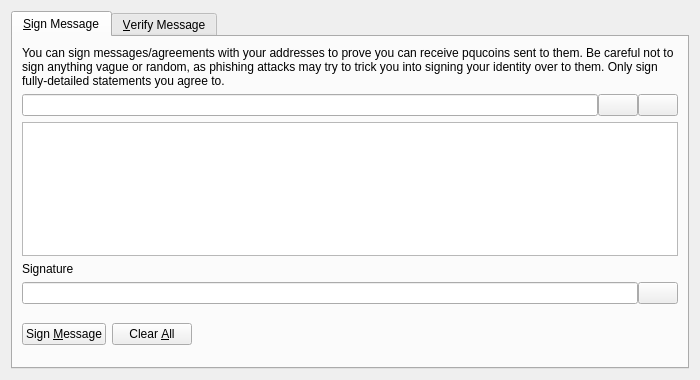
<?xml version="1.0" encoding="UTF-8"?>
<ui version="4.0">
 <class>SignVerifyMessageDialog</class>
 <widget class="QDialog" name="SignVerifyMessageDialog">
  <property name="geometry">
   <rect>
    <x>0</x>
    <y>0</y>
    <width>700</width>
    <height>380</height>
   </rect>
  </property>
  <property name="windowTitle">
   <string>Signatures - Sign / Verify a Message</string>
  </property>
  <property name="modal">
   <bool>true</bool>
  </property>
  <layout class="QVBoxLayout" name="verticalLayout">
   <item>
    <widget class="QTabWidget" name="tabWidget">
     <property name="currentIndex">
      <number>0</number>
     </property>
     <widget class="QWidget" name="tabSignMessage">
      <attribute name="title">
       <string>&amp;Sign Message</string>
      </attribute>
      <layout class="QVBoxLayout" name="verticalLayout_SM">
       <item>
        <widget class="QLabel" name="infoLabel_SM">
         <property name="text">
          <string>You can sign messages/agreements with your addresses to prove you can receive pqucoins sent to them. Be careful not to sign anything vague or random, as phishing attacks may try to trick you into signing your identity over to them. Only sign fully-detailed statements you agree to.</string>
         </property>
         <property name="textFormat">
          <enum>Qt::PlainText</enum>
         </property>
         <property name="wordWrap">
          <bool>true</bool>
         </property>
        </widget>
       </item>
       <item>
        <layout class="QHBoxLayout" name="horizontalLayout_1_SM">
         <property name="spacing">
          <number>0</number>
         </property>
         <item>
          <widget class="QValidatedLineEdit" name="addressIn_SM">
           <property name="toolTip">
            <string>The Pqucoin address to sign the message with</string>
           </property>
          </widget>
         </item>
         <item>
          <widget class="QPushButton" name="addressBookButton_SM">
           <property name="toolTip">
            <string>Choose previously used address</string>
           </property>
           <property name="text">
            <string/>
           </property>
           <property name="icon">
            <iconset resource="../bitcoin.qrc">
             <normaloff>:/icons/address-book</normaloff>:/icons/address-book</iconset>
           </property>
           <property name="shortcut">
            <string>Alt+A</string>
           </property>
           <property name="autoDefault">
            <bool>false</bool>
           </property>
          </widget>
         </item>
         <item>
          <widget class="QPushButton" name="pasteButton_SM">
           <property name="toolTip">
            <string>Paste address from clipboard</string>
           </property>
           <property name="text">
            <string/>
           </property>
           <property name="icon">
            <iconset resource="../bitcoin.qrc">
             <normaloff>:/icons/editpaste</normaloff>:/icons/editpaste</iconset>
           </property>
           <property name="shortcut">
            <string>Alt+P</string>
           </property>
           <property name="autoDefault">
            <bool>false</bool>
           </property>
          </widget>
         </item>
        </layout>
       </item>
       <item>
        <widget class="QPlainTextEdit" name="messageIn_SM">
         <property name="toolTip">
          <string>Enter the message you want to sign here</string>
         </property>
        </widget>
       </item>
       <item>
        <widget class="QLabel" name="signatureLabel_SM">
         <property name="text">
          <string>Signature</string>
         </property>
         <property name="textFormat">
          <enum>Qt::PlainText</enum>
         </property>
        </widget>
       </item>
       <item>
        <layout class="QHBoxLayout" name="horizontalLayout_2_SM">
         <property name="spacing">
          <number>0</number>
         </property>
         <item>
          <widget class="QLineEdit" name="signatureOut_SM">
           <property name="font">
            <font>
             <italic>true</italic>
            </font>
           </property>
           <property name="readOnly">
            <bool>true</bool>
           </property>
          </widget>
         </item>
         <item>
          <widget class="QPushButton" name="copySignatureButton_SM">
           <property name="toolTip">
            <string>Copy the current signature to the system clipboard</string>
           </property>
           <property name="text">
            <string/>
           </property>
           <property name="icon">
            <iconset resource="../bitcoin.qrc">
             <normaloff>:/icons/editcopy</normaloff>:/icons/editcopy</iconset>
           </property>
           <property name="autoDefault">
            <bool>false</bool>
           </property>
          </widget>
         </item>
        </layout>
       </item>
       <item>
        <layout class="QHBoxLayout" name="horizontalLayout_3_SM">
         <item>
          <widget class="QPushButton" name="signMessageButton_SM">
           <property name="toolTip">
            <string>Sign the message to prove you own this Pqucoin address</string>
           </property>
           <property name="text">
            <string>Sign &amp;Message</string>
           </property>
           <property name="icon">
            <iconset resource="../bitcoin.qrc">
             <normaloff>:/icons/edit</normaloff>:/icons/edit</iconset>
           </property>
           <property name="autoDefault">
            <bool>false</bool>
           </property>
          </widget>
         </item>
         <item>
          <widget class="QPushButton" name="clearButton_SM">
           <property name="toolTip">
            <string>Reset all sign message fields</string>
           </property>
           <property name="text">
            <string>Clear &amp;All</string>
           </property>
           <property name="icon">
            <iconset resource="../bitcoin.qrc">
             <normaloff>:/icons/remove</normaloff>:/icons/remove</iconset>
           </property>
           <property name="autoDefault">
            <bool>false</bool>
           </property>
          </widget>
         </item>
         <item>
          <spacer name="horizontalSpacer_1_SM">
           <property name="orientation">
            <enum>Qt::Horizontal</enum>
           </property>
           <property name="sizeHint" stdset="0">
            <size>
             <width>40</width>
             <height>48</height>
            </size>
           </property>
          </spacer>
         </item>
         <item>
          <widget class="QLabel" name="statusLabel_SM">
           <property name="font">
            <font>
             <weight>75</weight>
             <bold>true</bold>
            </font>
           </property>
           <property name="text">
            <string/>
           </property>
           <property name="wordWrap">
            <bool>true</bool>
           </property>
          </widget>
         </item>
         <item>
          <spacer name="horizontalSpacer_2_SM">
           <property name="orientation">
            <enum>Qt::Horizontal</enum>
           </property>
           <property name="sizeHint" stdset="0">
            <size>
             <width>40</width>
             <height>48</height>
            </size>
           </property>
          </spacer>
         </item>
        </layout>
       </item>
      </layout>
     </widget>
     <widget class="QWidget" name="tabVerifyMessage">
      <attribute name="title">
       <string>&amp;Verify Message</string>
      </attribute>
      <layout class="QVBoxLayout" name="verticalLayout_VM">
       <item>
        <widget class="QLabel" name="infoLabel_VM">
         <property name="text">
          <string>Enter the receiver's address, message (ensure you copy line breaks, spaces, tabs, etc. exactly) and signature below to verify the message. Be careful not to read more into the signature than what is in the signed message itself, to avoid being tricked by a man-in-the-middle attack. Note that this only proves the signing party receives with the address, it cannot prove sendership of any transaction!</string>
         </property>
         <property name="textFormat">
          <enum>Qt::PlainText</enum>
         </property>
         <property name="alignment">
          <set>Qt::AlignLeading|Qt::AlignLeft|Qt::AlignTop</set>
         </property>
         <property name="wordWrap">
          <bool>true</bool>
         </property>
        </widget>
       </item>
       <item>
        <layout class="QHBoxLayout" name="horizontalLayout_1_VM">
         <property name="spacing">
          <number>0</number>
         </property>
         <item>
          <widget class="QValidatedLineEdit" name="addressIn_VM">
           <property name="toolTip">
            <string>The Pqucoin address the message was signed with</string>
           </property>
          </widget>
         </item>
         <item>
          <widget class="QPushButton" name="addressBookButton_VM">
           <property name="toolTip">
            <string>Choose previously used address</string>
           </property>
           <property name="text">
            <string/>
           </property>
           <property name="icon">
            <iconset resource="../bitcoin.qrc">
             <normaloff>:/icons/address-book</normaloff>:/icons/address-book</iconset>
           </property>
           <property name="shortcut">
            <string>Alt+A</string>
           </property>
           <property name="autoDefault">
            <bool>false</bool>
           </property>
          </widget>
         </item>
        </layout>
       </item>
       <item>
        <widget class="QPlainTextEdit" name="messageIn_VM"/>
       </item>
       <item>
        <widget class="QValidatedLineEdit" name="signatureIn_VM"/>
       </item>
       <item>
        <layout class="QHBoxLayout" name="horizontalLayout_2_VM">
         <item>
          <widget class="QPushButton" name="verifyMessageButton_VM">
           <property name="toolTip">
            <string>Verify the message to ensure it was signed with the specified Pqucoin address</string>
           </property>
           <property name="text">
            <string>Verify &amp;Message</string>
           </property>
           <property name="icon">
            <iconset resource="../bitcoin.qrc">
             <normaloff>:/icons/transaction_0</normaloff>:/icons/transaction_0</iconset>
           </property>
           <property name="autoDefault">
            <bool>false</bool>
           </property>
          </widget>
         </item>
         <item>
          <widget class="QPushButton" name="clearButton_VM">
           <property name="toolTip">
            <string>Reset all verify message fields</string>
           </property>
           <property name="text">
            <string>Clear &amp;All</string>
           </property>
           <property name="icon">
            <iconset resource="../bitcoin.qrc">
             <normaloff>:/icons/remove</normaloff>:/icons/remove</iconset>
           </property>
           <property name="autoDefault">
            <bool>false</bool>
           </property>
          </widget>
         </item>
         <item>
          <spacer name="horizontalSpacer_1_VM">
           <property name="orientation">
            <enum>Qt::Horizontal</enum>
           </property>
           <property name="sizeHint" stdset="0">
            <size>
             <width>40</width>
             <height>48</height>
            </size>
           </property>
          </spacer>
         </item>
         <item>
          <widget class="QLabel" name="statusLabel_VM">
           <property name="font">
            <font>
             <weight>75</weight>
             <bold>true</bold>
            </font>
           </property>
           <property name="text">
            <string/>
           </property>
           <property name="wordWrap">
            <bool>true</bool>
           </property>
          </widget>
         </item>
         <item>
          <spacer name="horizontalSpacer_2_VM">
           <property name="orientation">
            <enum>Qt::Horizontal</enum>
           </property>
           <property name="sizeHint" stdset="0">
            <size>
             <width>40</width>
             <height>48</height>
            </size>
           </property>
          </spacer>
         </item>
        </layout>
       </item>
      </layout>
     </widget>
    </widget>
   </item>
  </layout>
 </widget>
 <customwidgets>
  <customwidget>
   <class>QValidatedLineEdit</class>
   <extends>QLineEdit</extends>
   <header>qvalidatedlineedit.h</header>
  </customwidget>
 </customwidgets>
 <resources>
  <include location="../bitcoin.qrc"/>
 </resources>
 <connections/>
</ui>
